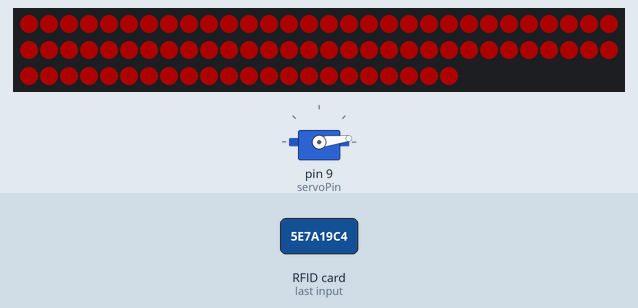
Recording of a sketch running on a simulated Arduino Uno, built with avr-gcc and run on an emulated ATmega328P. On the bench: servo, 82 RGB LEDs in strip order, left to right, continuing on the next row. Inputs (shaded band) come from the test bench. Dim RGB values are drawn brighter than linear; what the sketch prints to the serial monitor is not drawn.

2.4 s: RFID card 5E 7A 19 C4 held to the reader
Above: at 4.4 s.
Timing chart, 0 to 5.9 s (numbered marks = the images above; inputs shaded):
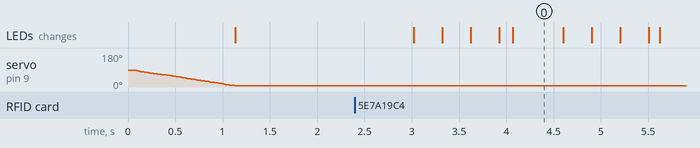

Measured:
- after the input at 2.4 s, the LEDs: first change after 0.62 s (image 0 shows a later state)

The sketch:

sketch_ownproject.ino
```cpp
/*
* Name: Own Project
* Author: Vincent Stridh
* Date: 2025-12-2
* Description: This project uses a rc522 to read the rfid cards and and processes what card it is and then responds in the terminal and on the oled ring,
* Further, the servo motor will allow me to open and close a door depending on if the rfid card is set to be allowed or not.
*/

//Import libraries
#include <SPI.h>
#include <MFRC522.h>
#include <VarSpeedServo.h>
#include <Adafruit_NeoPixel.h>
#ifdef __AVR__
  #include <avr/power.h>  // Required for 16 MHz Adafruit Trinket
#endif

//Define variables
int Sensor = LOW;
int servoPin = 9;
const int sensorPin = 7;
#define RST_PIN 9
#define SS_PIN 10
#define LED_PIN 6
#define LED_COUNT 24
byte readCard[4];
String MasterTag = "9394C1D";  // REPLACE this Tag ID with your Tag ID
String tagID = "";

// Create instances
MFRC522 mfrc522(SS_PIN, RST_PIN);
Adafruit_NeoPixel ring = (LED_COUNT, LED_PIN, NEO_GRB + NEO_KHZ800);
VarSpeedServo Servo1;

void setup() {
  Serial.begin(9600);
  SPI.begin();         // SPI bus
  mfrc522.PCD_Init();  // MFRC522
  pinMode(sensorPin, INPUT); //VMA314
  Servo1.attach(servoPin);
  Servo1.write(7.5, 50, true);
  #if defined(__AVR_ATtiny85__) && (F_CPU == 16000000)
    clock_prescale_set(clock_div_1);
  #endif
  ring.begin();
  ring.show();
  ring.setBrightness(50);
}

void loop() {
  //Wait until new tag is available
  while (getID()) {
    if (tagID == MasterTag) {
      Serial.println("Scanning tag: '" + tagID + "'..");
      delay(600);
      Serial.println("Scanning data..");
      //      rainbow(2);
      Serial.println("Access Granted!");
      green_brighten();
      Servo1.write(170, 35, true);
      delay(500);
      green_darken();
      ring.show();
    } else {
      Serial.println("Scanning tag: '" + tagID + "'..");
      delay(600);
      Serial.println("Scanning data..");
      Serial.println("Access Denied!");
      red_brighten();
      delay(500);
      red_darken();
      ring.show();
    }
    delay(3500);
    Servo1.write(7.5, 50, true);
  }
}

//Function: Turns the leds on the neoring to red
void red_brighten() {
  uint16_t i, j;

  for (j = 45; j < 255; j += 3) {
    for (i = 0; i < ring.numPixels(); i++) {
      ring.setPixelColor(i, j, 0, 0);
    }
    ring.show();
    delay(10);
  }
  ring.clear();
}

//Function: Makes the leds on the neoring return to unlit
void red_darken() {
  Serial.begin(9600);
  uint16_t i, j;

  for (j = 255; j > 45; j -= 3) {
    for (i = 0; i < ring.numPixels(); i++) {
      ring.setPixelColor(i, j, 0, 0);
    }
    ring.show();
    delay(10);
  }
  ring.clear();
}

//Function: Turns the leds on the neoring to green
void green_brighten() {
  uint16_t i, j;

  for (j = 45; j < 255; j++) {
    for (i = 0; i < ring.numPixels(); i++) {
      ring.setPixelColor(i, 0, j, 0);
    }
    ring.show();
    delay(10);
  }
  ring.clear();
}

//Function: Makes the leds on the neoring return to unlit
void green_darken() {
  Serial.begin(9600);
  uint16_t i, j;

  for (j = 255; j > 45; j--) {
    for (i = 0; i < ring.numPixels(); i++) {
      ring.setPixelColor(i, 0, j, 0);
    }
    ring.show();
    delay(10);
  }
  ring.clear();
}

//Function: Read new tag if available
//Returns True or False
boolean getID() {
  // Getting ready for Reading PICCs
  if (!mfrc522.PICC_IsNewCardPresent()) {  //If a new PICC placed to RFID reader continue
    return false;
  }
  if (!mfrc522.PICC_ReadCardSerial()) {  //Since a PICC placed get Serial and continue
    return false;
  }
  tagID = "";
  for (uint8_t i = 0; i < 4; i++) {  // The MIFARE PICCs that we use have 4 byte UID
    //readCard[i] = mfrc522.uid.uidByte[i];
    tagID.concat(String(mfrc522.uid.uidByte[i], HEX));  // Adds the 4 bytes in a single String variable
  }
  tagID.toUpperCase();
  mfrc522.PICC_HaltA();  // Stop reading
  return true;
}
```
